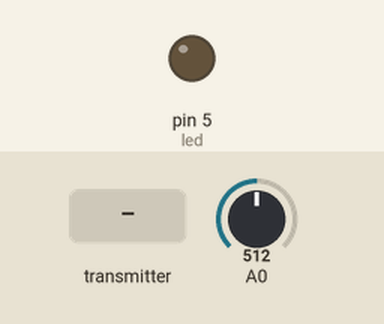
This sketch was run on a simulated Arduino Uno, built with avr-gcc and run on an emulated ATmega328P. Parts: output pins drawn as LEDs (lit = HIGH). The inputs (shaded band) are chosen by the test bench; at power-on: A0 = 512. No radio packets arrive unless stated.

Above: at 1.2 s.
1.3 s: the transmitter starts sending buttonState = 1
At 2.3 s:
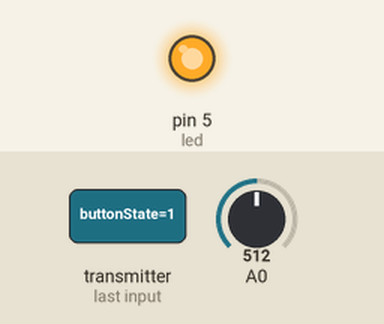
2.8 s: the transmitter starts sending buttonState = 0
At 3.4 s:
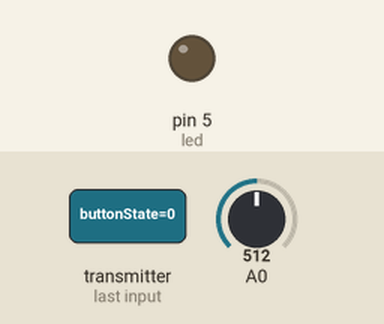
Timing chart, 0 to 5.8 s (numbered marks = the images above; inputs shaded):
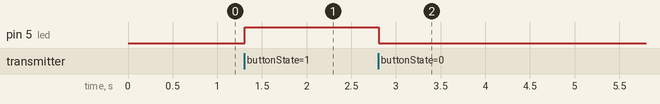

The sketch:

rf24_bi-dir_tx.ino
```cpp
/*
 * Modified from code at: https://howtomechatronics.com/tutorials/arduino/arduino-wireless-communication-nrf24l01-tutorial/
 *
  Example 2 - Transmitter Code by Dejan Nedelkovski, www.HowToMechatronics.com

  Library: TMRh20/RF24, https://github.com/tmrh20/RF24/
*/

#include <SPI.h>
#include <nRF24L01.h>
#include <RF24.h>


RF24 radio(8, 10); // CE, CSN
const byte addresses[][6] = {"00001", "00002"};

const int led = 5;

void setup() {
  pinMode(led, OUTPUT);
  radio.begin();
  radio.openWritingPipe(addresses[1]); // 00001
  radio.openReadingPipe(1, addresses[0]); // 00002
    // power levels: RF24_PA_MIN, RF24_PA_LOW, RF24_PA_HIGH and RF24_PA_MAX
  radio.setPALevel(RF24_PA_HIGH);
  radio.setChannel(2);  // number between 0-124


}

void loop() {
  delay(5);

  radio.stopListening();
  int potValue = analogRead(A0);
  int angleValue = map(potValue, 0, 1023, 0, 255);
  radio.write(&angleValue, sizeof(angleValue));

  delay(5);
  radio.startListening();
  if (radio.available()) {
    while (radio.available()) {
      boolean buttonState = 0;
      radio.read(&buttonState, sizeof(buttonState));
      if (buttonState == HIGH) {
        digitalWrite(led, HIGH);
      }
      else {
        digitalWrite(led, LOW);
      }
    }
  }
}
```

Measured:
- after the input at 1.3 s, pin 5 (led): LOW → HIGH at once
- after the input at 2.8 s, pin 5 (led): HIGH → LOW at once
